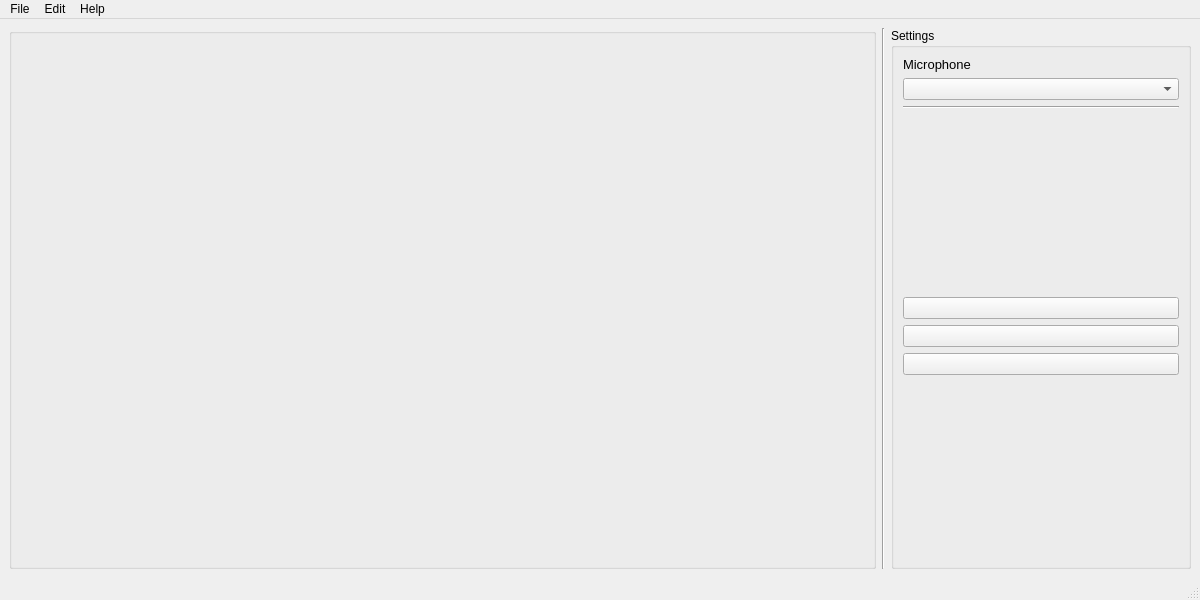
<?xml version="1.0" encoding="UTF-8"?>
<ui version="4.0">
 <class>MainWindow</class>
 <widget class="QMainWindow" name="MainWindow">
  <property name="geometry">
   <rect>
    <x>0</x>
    <y>0</y>
    <width>1200</width>
    <height>600</height>
   </rect>
  </property>
  <property name="minimumSize">
   <size>
    <width>1200</width>
    <height>600</height>
   </size>
  </property>
  <property name="maximumSize">
   <size>
    <width>16777215</width>
    <height>16777215</height>
   </size>
  </property>
  <property name="windowTitle">
   <string>MainWindow</string>
  </property>
  <property name="styleSheet">
   <string notr="true"/>
  </property>
  <widget class="QWidget" name="centralwidget">
   <layout class="QHBoxLayout" name="horizontalLayout_9">
    <item>
     <widget class="QGroupBox" name="groupBoxLeft">
      <property name="title">
       <string/>
      </property>
      <widget class="QWidget" name="verticalLayoutWidget">
       <property name="geometry">
        <rect>
         <x>-1</x>
         <y>-1</y>
         <width>861</width>
         <height>531</height>
        </rect>
       </property>
       <layout class="QVBoxLayout" name="verticalLayoutLeft"/>
      </widget>
     </widget>
    </item>
    <item>
     <widget class="Line" name="line_5">
      <property name="orientation">
       <enum>Qt::Vertical</enum>
      </property>
     </widget>
    </item>
    <item>
     <widget class="QGroupBox" name="groupBoxRight">
      <property name="minimumSize">
       <size>
        <width>300</width>
        <height>0</height>
       </size>
      </property>
      <property name="maximumSize">
       <size>
        <width>300</width>
        <height>16777215</height>
       </size>
      </property>
      <property name="title">
       <string>Settings</string>
      </property>
      <layout class="QVBoxLayout" name="verticalLayout">
       <item>
        <layout class="QHBoxLayout" name="horizontalLayout_1">
         <item>
          <widget class="QLabel" name="lblmic">
           <property name="font">
            <font>
             <pointsize>10</pointsize>
            </font>
           </property>
           <property name="text">
            <string>Microphone</string>
           </property>
          </widget>
         </item>
        </layout>
       </item>
       <item>
        <widget class="QComboBox" name="comboBox"/>
       </item>
       <item>
        <widget class="Line" name="line_4">
         <property name="orientation">
          <enum>Qt::Horizontal</enum>
         </property>
        </widget>
       </item>
       <item>
        <spacer name="verticalSpacer">
         <property name="orientation">
          <enum>Qt::Vertical</enum>
         </property>
         <property name="sizeHint" stdset="0">
          <size>
           <width>20</width>
           <height>149</height>
          </size>
         </property>
        </spacer>
       </item>
       <item>
        <widget class="QPushButton" name="pbMic">
         <property name="text">
          <string/>
         </property>
         <property name="icon">
          <iconset>
           <normaloff>microphone.png</normaloff>
           <normalon>microphone.png</normalon>microphone.png</iconset>
         </property>
         <property name="checkable">
          <bool>false</bool>
         </property>
        </widget>
       </item>
       <item>
        <widget class="QPushButton" name="pbPlay">
         <property name="text">
          <string/>
         </property>
         <property name="icon">
          <iconset>
           <normalon>play.png</normalon>
          </iconset>
         </property>
        </widget>
       </item>
       <item>
        <widget class="QPushButton" name="pbPause">
         <property name="text">
          <string/>
         </property>
         <property name="icon">
          <iconset>
           <normaloff>pause.png</normaloff>
           <normalon>pause.png</normalon>pause.png</iconset>
         </property>
         <property name="default">
          <bool>false</bool>
         </property>
        </widget>
       </item>
       <item>
        <spacer name="verticalSpacer_2">
         <property name="orientation">
          <enum>Qt::Vertical</enum>
         </property>
         <property name="sizeHint" stdset="0">
          <size>
           <width>20</width>
           <height>148</height>
          </size>
         </property>
        </spacer>
       </item>
      </layout>
     </widget>
    </item>
   </layout>
  </widget>
  <widget class="QMenuBar" name="menubar">
   <property name="geometry">
    <rect>
     <x>0</x>
     <y>0</y>
     <width>1200</width>
     <height>26</height>
    </rect>
   </property>
   <widget class="QMenu" name="menuAbout">
    <property name="title">
     <string>Help</string>
    </property>
    <addaction name="actionAbout"/>
   </widget>
   <widget class="QMenu" name="menuEdit">
    <property name="title">
     <string>Edit</string>
    </property>
    <addaction name="actionUndo"/>
    <addaction name="actionRedo"/>
   </widget>
   <widget class="QMenu" name="menuFile">
    <property name="title">
     <string>File</string>
    </property>
    <addaction name="actionOpen"/>
    <addaction name="actionSave"/>
    <addaction name="separator"/>
    <addaction name="actionPrint"/>
    <addaction name="separator"/>
    <addaction name="actionQuit"/>
   </widget>
   <addaction name="menuFile"/>
   <addaction name="menuEdit"/>
   <addaction name="menuAbout"/>
  </widget>
  <widget class="QStatusBar" name="statusbar"/>
  <action name="actionOpen">
   <property name="icon">
    <iconset>
     <normaloff>../Lecture/Session 5/ImageEditor/open.png</normaloff>../Lecture/Session 5/ImageEditor/open.png</iconset>
   </property>
   <property name="text">
    <string>Open</string>
   </property>
  </action>
  <action name="actionSave">
   <property name="icon">
    <iconset>
     <normaloff>../Lecture/Session 5/ImageEditor/save.png</normaloff>../Lecture/Session 5/ImageEditor/save.png</iconset>
   </property>
   <property name="text">
    <string>Save</string>
   </property>
  </action>
  <action name="actionPrint">
   <property name="icon">
    <iconset>
     <normaloff>../Lecture/Session 5/ImageEditor/print.png</normaloff>../Lecture/Session 5/ImageEditor/print.png</iconset>
   </property>
   <property name="text">
    <string>Print</string>
   </property>
   <property name="iconVisibleInMenu">
    <bool>true</bool>
   </property>
  </action>
  <action name="actionQuit">
   <property name="icon">
    <iconset>
     <normaloff>../Lecture/Session 5/ImageEditor/Quit.png</normaloff>../Lecture/Session 5/ImageEditor/Quit.png</iconset>
   </property>
   <property name="text">
    <string>Exit</string>
   </property>
  </action>
  <action name="actionGrayscale">
   <property name="text">
    <string>Grayscale</string>
   </property>
  </action>
  <action name="actionCanny">
   <property name="text">
    <string>Canny</string>
   </property>
  </action>
  <action name="actionNegative">
   <property name="text">
    <string>Negative</string>
   </property>
  </action>
  <action name="actionHistogramEQ">
   <property name="text">
    <string>Histogram Equal</string>
   </property>
  </action>
  <action name="actionRGBtoBGR">
   <property name="text">
    <string>RGB to BGR</string>
   </property>
  </action>
  <action name="actionGaussan">
   <property name="text">
    <string>Gaussan</string>
   </property>
  </action>
  <action name="actionHigh_Boost">
   <property name="text">
    <string>High Boost</string>
   </property>
  </action>
  <action name="actionLaplacian">
   <property name="text">
    <string>Laplacian</string>
   </property>
  </action>
  <action name="actionFilter_Average">
   <property name="text">
    <string>Median</string>
   </property>
  </action>
  <action name="actionUnsharp">
   <property name="text">
    <string>Unsharp</string>
   </property>
  </action>
  <action name="actionCh_ng_5">
   <property name="text">
    <string>Chương 5</string>
   </property>
  </action>
  <action name="actionTanSo">
   <property name="text">
    <string>Ảnh Miền Tần Số</string>
   </property>
  </action>
  <action name="actionIdeal_LPF">
   <property name="text">
    <string>Ideal LPF</string>
   </property>
  </action>
  <action name="actionButter_LPF">
   <property name="text">
    <string>Butterworth LPF</string>
   </property>
  </action>
  <action name="actionGaussian_LPF">
   <property name="text">
    <string>Gaussian LPF</string>
   </property>
  </action>
  <action name="actionIdeal_HPF">
   <property name="text">
    <string>Ideal HPF</string>
   </property>
  </action>
  <action name="actionButterworth_HPF">
   <property name="text">
    <string>Butterworth HPF</string>
   </property>
  </action>
  <action name="actionGaussian_HPF">
   <property name="text">
    <string>Gaussian HPF</string>
   </property>
  </action>
  <action name="actiondilate">
   <property name="text">
    <string>dilate</string>
   </property>
  </action>
  <action name="actionErode">
   <property name="text">
    <string>Erode</string>
   </property>
  </action>
  <action name="actionOpen_2">
   <property name="text">
    <string>Open</string>
   </property>
  </action>
  <action name="actionClose">
   <property name="text">
    <string>Close</string>
   </property>
  </action>
  <action name="actionHit_miss">
   <property name="text">
    <string>Hit-miss</string>
   </property>
  </action>
  <action name="actionDilate">
   <property name="text">
    <string>Dilate</string>
   </property>
  </action>
  <action name="actionMorboundary">
   <property name="text">
    <string>Morboundary</string>
   </property>
  </action>
  <action name="actionGradient">
   <property name="text">
    <string>Gradient</string>
   </property>
  </action>
  <action name="actionConvex">
   <property name="text">
    <string>Convex</string>
   </property>
  </action>
  <action name="actionx_direcction_Sobel">
   <property name="text">
    <string>Sobel X</string>
   </property>
  </action>
  <action name="actiony_direction_Sobel">
   <property name="text">
    <string>Sobel Y</string>
   </property>
  </action>
  <action name="actionLaplacian_2">
   <property name="text">
    <string>Sobel Laplacian</string>
   </property>
  </action>
  <action name="actionLaplacian_of_Gaussian">
   <property name="text">
    <string>Laplacian of Gaussian</string>
   </property>
  </action>
  <action name="actionHough">
   <property name="text">
    <string>Hough</string>
   </property>
  </action>
  <action name="actionZoomIn">
   <property name="text">
    <string>Zoom in</string>
   </property>
  </action>
  <action name="actionRotation">
   <property name="text">
    <string>Rotation</string>
   </property>
  </action>
  <action name="actionShearing">
   <property name="text">
    <string>Shearing</string>
   </property>
  </action>
  <action name="actionGamma">
   <property name="text">
    <string>Gamma</string>
   </property>
  </action>
  <action name="actionZoomOut">
   <property name="text">
    <string>Zoom out</string>
   </property>
  </action>
  <action name="actionAbout">
   <property name="text">
    <string>About</string>
   </property>
  </action>
  <action name="actionAuthor">
   <property name="text">
    <string>Author</string>
   </property>
  </action>
  <action name="actionTranslation">
   <property name="text">
    <string>Translation</string>
   </property>
  </action>
  <action name="actionGaussian">
   <property name="text">
    <string>Gaussian</string>
   </property>
  </action>
  <action name="actionRayleigh">
   <property name="text">
    <string>Rayleigh</string>
   </property>
  </action>
  <action name="actionImpluse">
   <property name="text">
    <string>Impluse</string>
   </property>
  </action>
  <action name="actionUniform">
   <property name="text">
    <string>Uniform</string>
   </property>
  </action>
  <action name="actionErlang">
   <property name="text">
    <string>Erlang</string>
   </property>
  </action>
  <action name="actionHistogram_PDF">
   <property name="text">
    <string>Histogram PDF</string>
   </property>
  </action>
  <action name="actionDetecion">
   <property name="text">
    <string>HoughLines</string>
   </property>
  </action>
  <action name="actionHoughLines">
   <property name="text">
    <string>HoughLines</string>
   </property>
  </action>
  <action name="actionSHT">
   <property name="text">
    <string>Standard Hough Transform</string>
   </property>
  </action>
  <action name="actionMedian_Filtering">
   <property name="text">
    <string>Median Filtering</string>
   </property>
  </action>
  <action name="actionAdaptive_Wiener_Filtering">
   <property name="text">
    <string>Adaptive Wiener Filtering</string>
   </property>
  </action>
  <action name="actionAdaptive_Median_Filtering">
   <property name="text">
    <string>Adaptive Median Filtering</string>
   </property>
  </action>
  <action name="actionInverse_Filter">
   <property name="text">
    <string>Inverse Filter </string>
   </property>
  </action>
  <action name="actionBlur">
   <property name="text">
    <string>Blur</string>
   </property>
  </action>
  <action name="actionBox_Filter">
   <property name="text">
    <string>Box Filter</string>
   </property>
  </action>
  <action name="actionMedian_Filter">
   <property name="text">
    <string>Median Filter</string>
   </property>
  </action>
  <action name="actionBilateral_Filter">
   <property name="text">
    <string>Bilateral Filter</string>
   </property>
  </action>
  <action name="actionGaussian_Filter">
   <property name="text">
    <string>Gaussian Filter</string>
   </property>
  </action>
  <action name="actionDirectional_Filtering">
   <property name="text">
    <string>Directional Filtering</string>
   </property>
  </action>
  <action name="actionMedian_threshold">
   <property name="text">
    <string>Median threshold</string>
   </property>
  </action>
  <action name="actionMedianThreshold">
   <property name="text">
    <string>Median threshold</string>
   </property>
  </action>
  <action name="actionDirectionalFiltering">
   <property name="text">
    <string>Directional Filtering</string>
   </property>
  </action>
  <action name="action_Butterworth">
   <property name="text">
    <string>Butterworth Filter</string>
   </property>
  </action>
  <action name="action_Notch_filter">
   <property name="text">
    <string>Notch Filter</string>
   </property>
  </action>
  <action name="actionCartoon">
   <property name="text">
    <string>Cartoon</string>
   </property>
  </action>
  <action name="actionDirectional_Filtering_3">
   <property name="text">
    <string>Directional Filtering 2</string>
   </property>
  </action>
  <action name="actionDirectional_Filtering_4">
   <property name="text">
    <string>Directional Filtering 3</string>
   </property>
  </action>
  <action name="actionT">
   <property name="text">
    <string>T</string>
   </property>
  </action>
  <action name="actionEdge_detect">
   <property name="text">
    <string>Edge-detect</string>
   </property>
  </action>
  <action name="actionShowToolbar">
   <property name="checkable">
    <bool>true</bool>
   </property>
   <property name="checked">
    <bool>true</bool>
   </property>
   <property name="text">
    <string>Show Toolbar</string>
   </property>
  </action>
  <action name="actionCallLybray21">
   <property name="text">
    <string>CallLybray21</string>
   </property>
  </action>
  <action name="actionUndo">
   <property name="enabled">
    <bool>true</bool>
   </property>
   <property name="text">
    <string>Undo</string>
   </property>
   <property name="shortcut">
    <string>Ctrl+Z</string>
   </property>
  </action>
  <action name="actionRedo">
   <property name="text">
    <string>Redo</string>
   </property>
   <property name="shortcut">
    <string>Ctrl+Y</string>
   </property>
  </action>
  <action name="actiontest">
   <property name="text">
    <string>test</string>
   </property>
  </action>
 </widget>
 <resources/>
 <connections/>
</ui>
